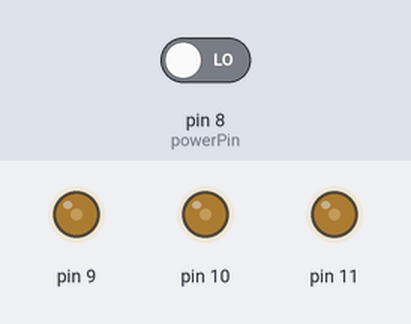
The sketch below on a simulated SparkFun Pro Micro, built with avr-gcc and run on an emulated ATmega32U4. Shown: output pins drawn as LEDs (lit = HIGH). Inputs (shaded band) come from the test bench; at power-on: pin 8 (powerPin) LOW. What the sketch prints to the serial monitor is not drawn.

Above: at 0.1 s.
Timing chart, 0 to 1.6 s (numbered marks = the images above):
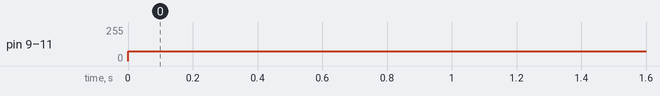

Measured:
- by itself, pin 9–11: 0/255 → 75/255 at 0.00 s

The sketch:

main.ino
```cpp
#include <FanController.h>

const int fullSpeed = 255; // pwm value - default
const int minSpeed = 75;   // pwm value - default
const int powerPin = 8;

FanController fanController = FanController(powerPin);

void setup() {
  // start serial port at 9600 bps:
  Serial.begin(9600);


  Fan fan1 = Fan(9);
  // fan1.addRule(0, 15, 0);
  // fan1.addRule(16, 30, 30);
  // fan1.addRule(31, 40, 50);
  // fan1.addRule(41, 50, 75);
  // fan1.addRule(51, 10000, 100);

  Fan fan2 = Fan(10);
  // fan2.setMinSpeed(minSpeed);
  // fan2.setMaxSpeed(fullSpeed);
  // fan2.addRule(0, 34, 0);
  // fan2.addRule(35, 40, 30);
  // fan2.addRule(41, 50, 75);
  // fan2.addRule(51, 100, 100);

  Fan fan3 = Fan(11);
  // fan3.setStartUpDelay(5000); // fan needs to run longer at full speed befor slowing down

  // fan3.addRule(0, 49, 0);
  // fan3.addRule(50, 100, 100);

  fanController.addFan(fan1);
  fanController.addFan(fan2);
  fanController.addFan(fan3);

  // setup fan controller
  fanController.setup(SERIAL_CTRL);

}

void loop() {
  // run fan controller
  fanController.run();

}
```
